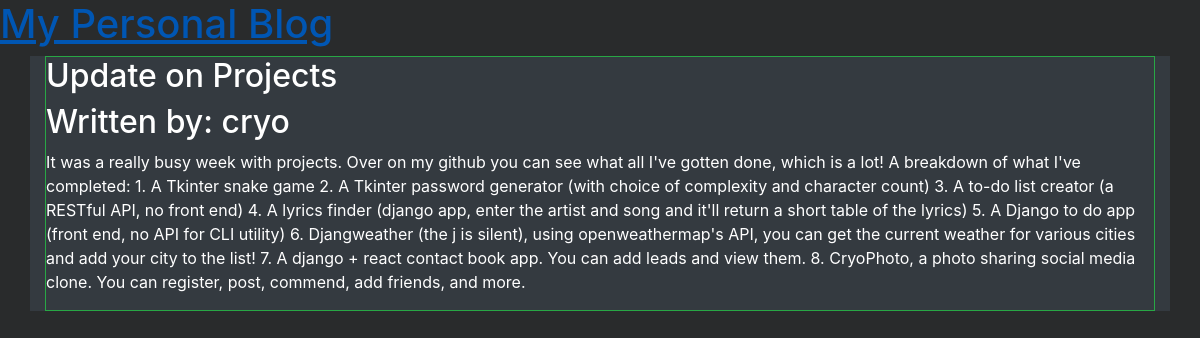
Page /article/3 on the committed database.
### articles/models.py (models this page shows, shortened)
class Article(models.Model):
    author = models.ForeignKey('auth.user', on_delete = models.CASCADE,)
    title = models.CharField(max_length=100) # A title for the blog post/article.
    date = models.DateTimeField(default=datetime.now()) # Sets the date at time of posting for chronological organization
    body = models.TextField() # You know.

### articles/views.py (the view)
# urls.py: path('article/<int:pk>', views.ArticleDetailView.as_view(), name='detail') # this path opens a unique URL for the detailed view into the article.
class ArticleDetailView(DetailView):
    model = Article
    template_name = 'detail.html'

### templates/detail.html (shortened to what this page needs)
{% load static %}
 <!DOCTYPE html>
 <html lang="en">
 <head>
  <link rel="stylesheet" href="https://maxcdn.bootstrapcdn.com/bootstrap/4.5.2/css/bootstrap.min.css">
   <link rel="stylesheet" href="{% static 'css/style.css' %}">
 </head>
 <body>
     <header>
       <h1> <a href="{% url 'home' %}">My Personal Blog</a> </h1>
     </header>
     <div class="container bg-dark text-white">
     {% block content %}
         <div class="details border border-success">
         <h2>{{ article.title }}</h2>
         <h2>Written by: {{ article.author }}</h2>
         <p>{{ article.body }}</p>
         </div>
     {% endblock content %}
     </div>
 </body>
 </html>

### static/css/style.css (style rules this page uses)
body { background-color: #292b2c; color: #f7f7f7; }
a { color:#f7f7f7; }

### rows in the picture
Article: title "Update on Projects", author "cryo", body "It was a really busy week with projects. Over on my github you can see what all I've gotten done, which is a lot! A breakdown of what I've completed: 1. A Tkinter snake game 2. A Tkinter password generator (with choice of complexity and character count) 3. A to-do list creator (a RESTful API, no front end) 4. A lyrics finder (django app, enter the artist and song and it'll return a short table of the lyrics) 5. A Django to do app (front end, no API for CLI utility) 6. Djangweather (the j is silent), using openweathermap's API, you can get the current weather for various cities and add your city to the list! 7. A django + react contact book app. You can add leads and view them. 8. CryoPhoto,…"
